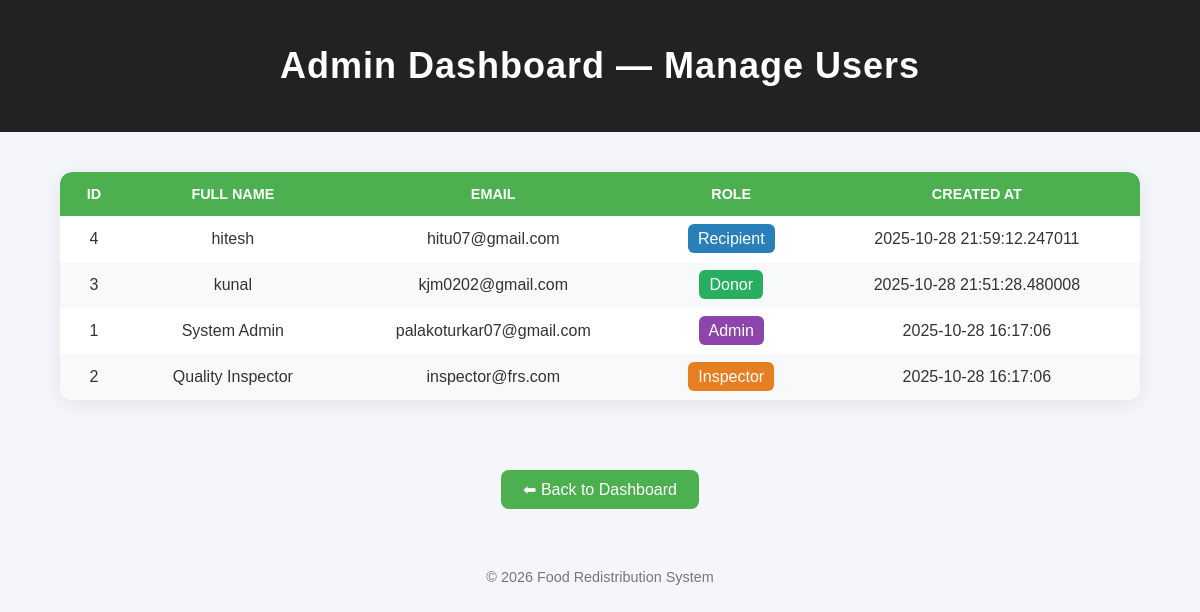
Page /admin/manage-users (signed in) on the committed database.
### tables this page shows
CREATE TABLE users (
    id INTEGER PRIMARY KEY AUTOINCREMENT,
    fullname TEXT NOT NULL,
    email TEXT UNIQUE NOT NULL,
    password TEXT NOT NULL,
    role TEXT CHECK(role IN ('donor','recipient','admin','inspector')) NOT NULL DEFAULT 'donor',
    created_at TIMESTAMP DEFAULT CURRENT_TIMESTAMP
);

### app.py (the view)
@app.route("/admin/manage-users")
def manage_users():
    if "user_id" not in session or session.get("role") != "admin":
        flash("Unauthorized access", "danger")
        return redirect(url_for("login"))
    conn = get_db_connection()
    cur = conn.cursor()
    cur.execute("SELECT id, fullname, email, role, created_at FROM users ORDER BY created_at DESC")
    users = cur.fetchall()
    conn.close()
    return render_template("manage_users.html", users=users, user=current_user(), datetime=datetime)

### app.py (called while the page is built)
def get_db_connection():
    conn = sqlite3.connect(DB_PATH)
    conn.row_factory = sqlite3.Row
    conn.execute("PRAGMA foreign_keys = ON;")
    return conn

def current_user():
    if "user_id" in session:
        return {
            "id": session["user_id"],
            "name": session.get("user_name"),
            "role": session.get("role"),
        }
    return None

### templates/manage_users.html (shortened to what this page needs)
<!DOCTYPE html>
<html lang="en">
<head>
</head>
<body>
    <header>
        <h2>Admin Dashboard — Manage Users</h2>
    </header>
    <div class="table-container">
        <table>
            <thead>
                <tr>
                    <th>ID</th>
                    <th>Full Name</th>
                    <th>Email</th>
                    <th>Role</th>
                    <th>Created At</th>
                </tr>
            </thead>
            <tbody>
                {% for user in users %}
                <tr>
                    <td>{{ user['id'] }}</td>
                    <td>{{ user['fullname'] }}</td>
                    <td>{{ user['email'] }}</td>
                    <td>
                        <span class="role-tag role-{{ user['role'] }}">{{ user['role'] }}</span>
                    </td>
                    <td>{{ user['created_at'] }}</td>
                </tr>
                {% endfor %}
            </tbody>
        </table>
    </div>
    <div style="text-align:center;">
        <a href="{{ url_for('admin_dashboard') }}" class="back-btn">⬅ Back to Dashboard</a>
    </div>
    <footer>
        &copy; {{ datetime.now().year }} Food Redistribution System
    </footer>
</body>
</html>

### templates/manage_users.html (style rules this page uses)
body { font-family: 'Poppins', sans-serif; margin: 0; background-color: #f5f6fa; color: #333; }
header { background-color: #222; color: #fff; padding: 15px 0; text-align: center; font-size: 1.5em; letter-spacing: 1px; }
.table-container { width: 90%; margin: 40px auto; background: #fff; border-radius: 12px; overflow-x: auto; box-shadow: 0 4px 20px rgba(0, 0, 0, 0.08); }
table { width: 100%; border-collapse: collapse; border-radius: 12px; overflow: hidden; }
th, td { padding: 14px 18px; text-align: center; }
th { background-color: #4CAF50; color: #fff; text-transform: uppercase; font-size: 0.9em; }
tr:nth-child(even) { background-color: #f8f9fa; }
.role-tag { padding: 6px 10px; border-radius: 6px; color: #fff; font-weight: 500; text-transform: capitalize; }
.role-admin { background-color: #8e44ad; }
.role-donor { background-color: #27ae60; }
.role-recipient { background-color: #2980b9; }
.role-inspector { background-color: #e67e22; }
.back-btn { display: inline-block; margin: 30px auto; background-color: #4CAF50; color: #fff; padding: 10px 22px; border-radius: 8px; text-decoration: none; transition: 0.3s; }
footer { text-align: center; color: #777; font-size: 0.9em; margin: 30px 0 10px; }

### rows in the picture
users: id "4", fullname "hitesh", email "hitu07@gmail.com", role "Recipient", created_at "2025-10-28 21:59:12.247011"
users: id "3", fullname "kunal", email "kjm0202@gmail.com", role "Donor", created_at "2025-10-28 21:51:28.480008"
users: id "1", fullname "System Admin", email "palakoturkar07@gmail.com", role "Admin", created_at "2025-10-28 16:17:06"
users: id "2", fullname "Quality Inspector", email "inspector@frs.com", role "Inspector", created_at "2025-10-28 16:17:06"
